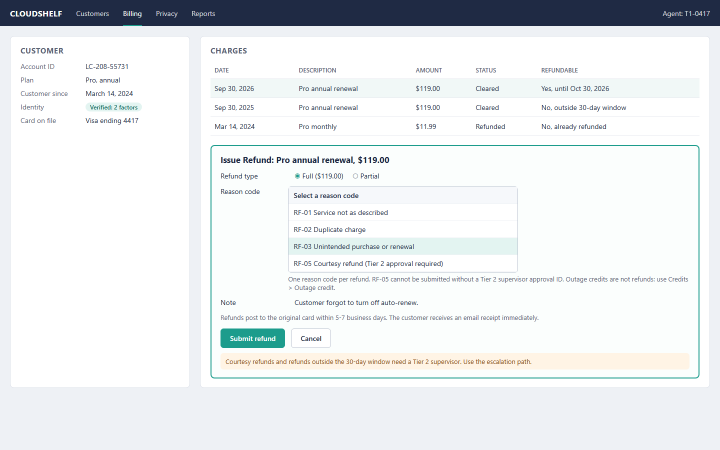
#> input picture docs/demo-kb/files/billing-console-refund.png, 1440 x 900 px, given in place of decline.png, which was not available (shown at 1/2 size)
$ python build_images.py ../files/billing-console-refund.png ../files/holiday-support-hours.png
#> lines starting #> are read from the running program, lines starting #| are printed output that depends on the picture; pictures that were not available may be replaced by others from this repository, and a replacement may not be noted
"""Image post-processing for the demo set.

Usage: py docs/demo-kb/source/build_images.py <tmp-dir> <files-dir>
- decline.png (Chrome screenshot) -> payment-decline-codes.jpg
- memo.png (Chrome screenshot) -> a scanned-looking, image-only PDF with no
  text layer, so ingestion has to OCR it: pin-change-memo-scan.pdf
"""
import random
import sys
from pathlib import Path

from PIL import Image, ImageFilter

tmp, files = Path(sys.argv[1]), Path(sys.argv[2])

Image.open(tmp / "decline.png").convert("RGB").save(
    files / "payment-decline-codes.jpg", "JPEG", quality=88
)

memo = Image.open(tmp / "memo.png").convert("L")
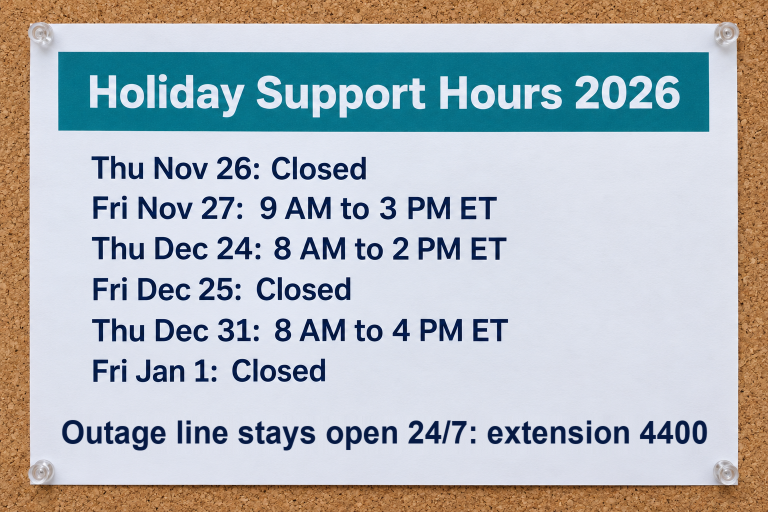
#> input picture docs/demo-kb/files/holiday-support-hours.png, 1536 x 1024 px, given in place of memo.png, which was not available (shown at 1/2 size)
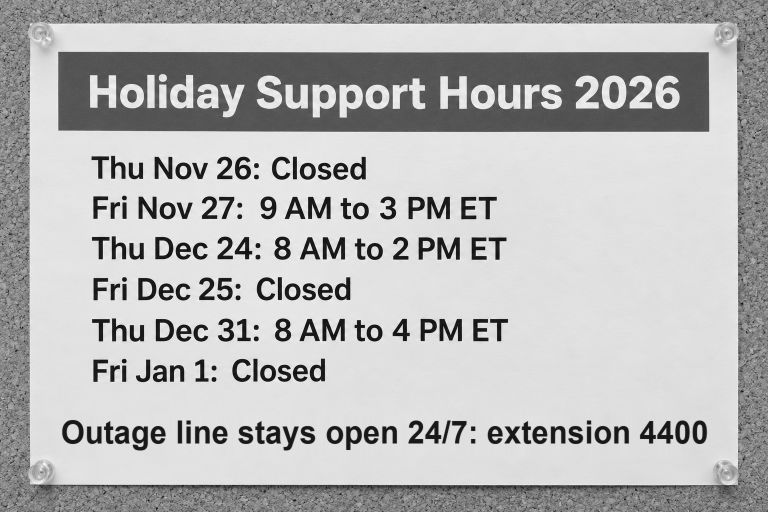
#> memo: PIL image 1536x1024 L (shown at 1/2 size); min 3, max 255, mean 182.2
rng = random.Random(14)  # fixed seed: rebuilds are identical
noise = Image.effect_noise(memo.size, 18).point(lambda v: 128 + (v - 128) // 3)
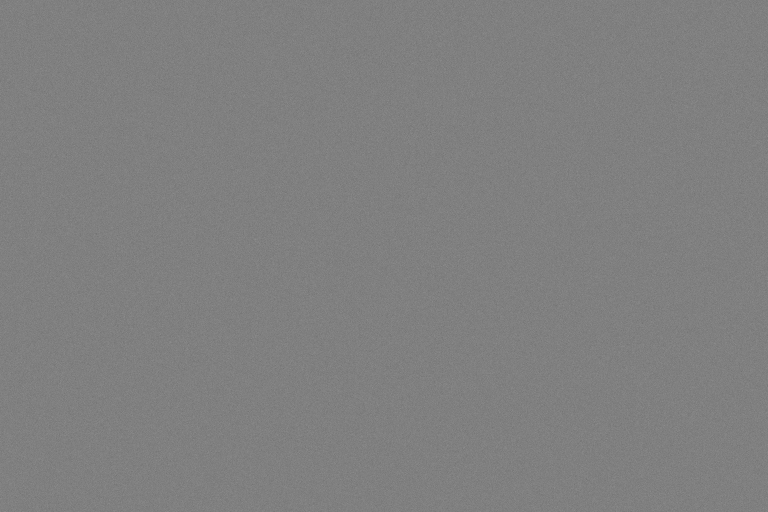
#> noise: PIL image 1536x1024 L (shown at 1/2 size); min 96, max 156, mean 127.5
memo = Image.blend(memo, noise, 0.08)
memo = memo.rotate(0.7 + rng.random() * 0.1, resample=Image.BICUBIC, expand=True, fillcolor=245)
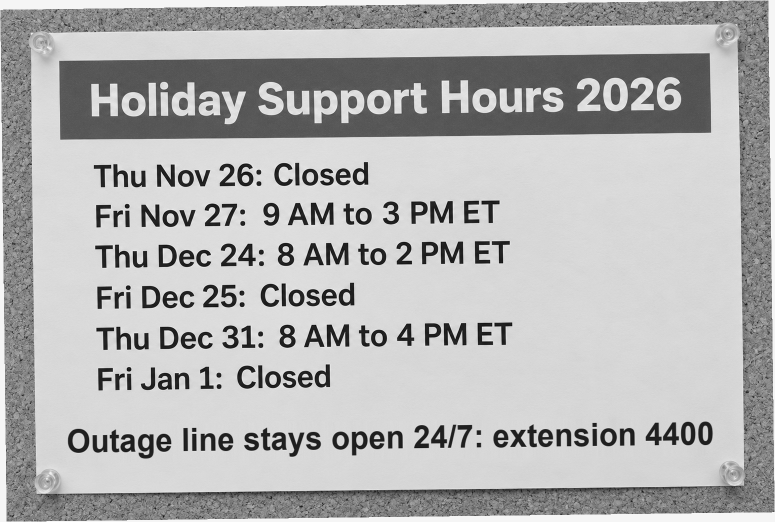
#> memo: PIL image 1550x1044 L (shown at 1/2 size); min 0, max 255, mean 178.7
memo = memo.filter(ImageFilter.GaussianBlur(0.6))
memo.convert("RGB").save(files / "pin-change-memo-scan.pdf", "PDF", resolution=150)
print("images done")
